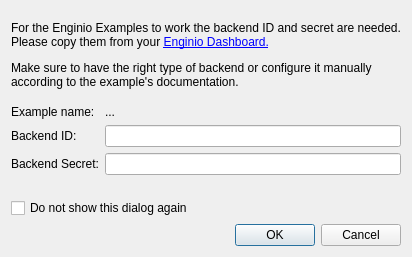
<?xml version="1.0" encoding="UTF-8"?>
<ui version="4.0">
 <class>Dialog</class>
 <widget class="QDialog" name="Dialog">
  <property name="geometry">
   <rect>
    <x>0</x>
    <y>0</y>
    <width>412</width>
    <height>257</height>
   </rect>
  </property>
  <property name="windowTitle">
   <string>Enginio Backend Configuration</string>
  </property>
  <layout class="QVBoxLayout" name="verticalLayout">
   <item>
    <widget class="QLabel" name="label_3">
     <property name="text">
      <string>&lt;html&gt;&lt;head/&gt;&lt;body&gt;&lt;p&gt;For the Enginio Examples to work the backend ID and secret are needed. Please copy them from your &lt;a href=&quot;http://engin.io&quot;&gt;&lt;span style=&quot; text-decoration: underline; color:#0000ff;&quot;&gt;Enginio Dashboard.&lt;/span&gt;&lt;/a&gt;&lt;/p&gt;
Make sure to have the right type of backend or configure it manually according to the example's documentation.

&lt;/body&gt;&lt;/html&gt;</string>
     </property>
     <property name="wordWrap">
      <bool>true</bool>
     </property>
     <property name="openExternalLinks">
      <bool>true</bool>
     </property>
    </widget>
   </item>
   <item>
    <layout class="QFormLayout" name="formLayout">
     <item row="1" column="0">
      <widget class="QLabel" name="label">
       <property name="text">
        <string>Backend ID:</string>
       </property>
      </widget>
     </item>
     <item row="2" column="0">
      <widget class="QLabel" name="label_2">
       <property name="text">
        <string>Backend Secret:</string>
       </property>
      </widget>
     </item>
     <item row="1" column="1">
      <widget class="QLineEdit" name="backendId"/>
     </item>
     <item row="2" column="1">
      <widget class="QLineEdit" name="backendSecret"/>
     </item>
     <item row="0" column="0">
      <widget class="QLabel" name="exampleNameLabel">
       <property name="text">
        <string>Example name:</string>
       </property>
      </widget>
     </item>
     <item row="0" column="1">
      <widget class="QLabel" name="exampleName">
       <property name="text">
        <string>...</string>
       </property>
      </widget>
     </item>
    </layout>
   </item>
   <item>
    <widget class="QCheckBox" name="askAgain">
     <property name="text">
      <string>Do not show this dialog again</string>
     </property>
    </widget>
   </item>
   <item>
    <widget class="QDialogButtonBox" name="buttonBox">
     <property name="orientation">
      <enum>Qt::Horizontal</enum>
     </property>
     <property name="standardButtons">
      <set>QDialogButtonBox::Cancel|QDialogButtonBox::Ok</set>
     </property>
    </widget>
   </item>
  </layout>
 </widget>
 <resources/>
 <connections>
  <connection>
   <sender>buttonBox</sender>
   <signal>accepted()</signal>
   <receiver>Dialog</receiver>
   <slot>accept()</slot>
   <hints>
    <hint type="sourcelabel">
     <x>248</x>
     <y>254</y>
    </hint>
    <hint type="destinationlabel">
     <x>157</x>
     <y>274</y>
    </hint>
   </hints>
  </connection>
  <connection>
   <sender>buttonBox</sender>
   <signal>rejected()</signal>
   <receiver>Dialog</receiver>
   <slot>reject()</slot>
   <hints>
    <hint type="sourcelabel">
     <x>316</x>
     <y>260</y>
    </hint>
    <hint type="destinationlabel">
     <x>286</x>
     <y>274</y>
    </hint>
   </hints>
  </connection>
 </connections>
</ui>
